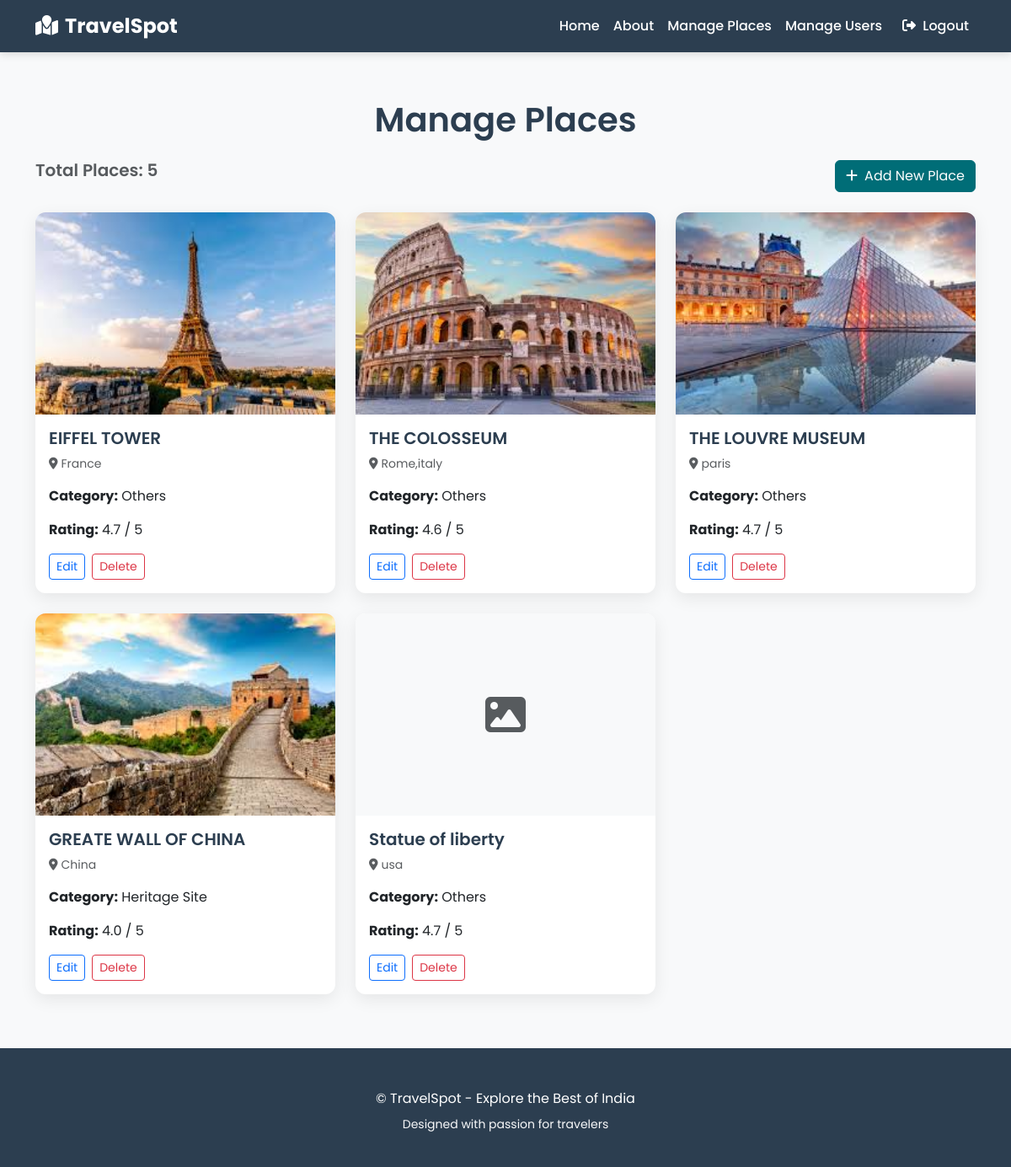
Page /admin-places/ (signed in) on the committed database.
### main_app/models.py (models this page shows, shortened)
class Places(models.Model):
    name = models.CharField(max_length=20,null=True,blank=True)
    location = models.CharField(max_length=50,null=True, blank=True)
    description = models.TextField(null=True,blank=True)
    image = models.ImageField(upload_to='tourist_places/', null=True, blank=True)
    category = models.CharField(max_length=100, choices=[
        ('hill', 'Hill Station'),
        ('beach', 'Beach'),
        ('heritage', 'Heritage Site'),
        ('adventure', 'Adventure Spot'),
        ('religious', 'Religious Place'),
        ('wildlife', 'Wildlife Sanctuary'),
        ('others', 'Others'),
    ])
    entry_fee = models.DecimalField(max_digits=6, decimal_places=2, null=True, blank=True)
    rating = models.FloatField(default=0.0)
    opening_time = models.TimeField(blank=True, null=True)
    closing_time = models.TimeField(blank=True, null=True)
    best_season = models.CharField(
        max_length=100,
        blank=True,
        null=True
    )
    created_at = models.DateTimeField(auto_now_add=True)

### main_app/views.py (the view)
# urls.py: path('admin-places/', views.admin_places, name='admin_places'),
@login_required
def admin_places(request):
    if request.user.role != "Admin":
        messages.error(request, "Access denied. Admin privileges required.")
        return redirect('user_places')
    places = Places.objects.all()
    return render(request, 'admin_places.html', {'places': places})

### main_app/templates/admin_places.html (shortened to what this page needs)
{% extends 'base.html' %}
{% block content %}
<h1 class="text-center mb-4">Manage Places</h1>
<div class="d-flex justify-content-between mb-4">
    <h5 class="text-muted">Total Places: {{ places.count }}</h5>
    <a href="{% url 'add_place' %}" class="btn btn-primary"><i class="fas fa-plus me-2"></i>Add New Place</a>
</div>
<div class="row g-4">
    {% for place in places %}
    <div class="col-md-4">
        <div class="card h-100">
            {% if place.image %}
            <img src="{{ place.image.url }}" class="card-img-top" alt="{{ place.name }}">
            {% else %}
            <div class="card-img-top bg-light d-flex align-items-center justify-content-center">
                <i class="fas fa-image fa-3x text-muted"></i>
            </div>
            {% endif %}
            <div class="card-body">
                <h5 class="card-title">{{ place.name }}</h5>
                <p class="text-muted small"><i class="fas fa-map-marker-alt me-1"></i>{{ place.location }}</p>
                <p><strong>Category:</strong> {{ place.get_category_display }}</p>
                <p><strong>Rating:</strong> {{ place.rating }} / 5</p>
                <div class="d-flex gap-2 mt-3">
                    <a href="{% url 'edit_place' place.id %}" class="btn btn-sm btn-outline-primary">Edit</a>
                    <a href="{% url 'delete_place' place.id %}" class="btn btn-sm btn-outline-danger" onclick="return confirm('Are you sure you want to delete this place?')">Delete</a>
                </div>
            </div>
        </div>
    </div>
    {% empty %}
    <div class="alert alert-info text-center">No places added yet. Add your first place!</div>
    {% endfor %}
</div>
{% endblock %}

### main_app/templates/base.html (shortened to what this page needs)
{% load static %}
<!DOCTYPE html>
<html lang="en">
<head>
    <link href="https://cdn.jsdelivr.net/npm/bootstrap@5.3.3/dist/css/bootstrap.min.css" rel="stylesheet">
    <link rel="stylesheet" href="https://cdnjs.cloudflare.com/ajax/libs/font-awesome/6.5.0/css/all.min.css">
    <link rel="stylesheet" href="{% static 'css/style.css' %}">
</head>
<body>
<nav class="navbar navbar-expand-lg navbar-dark fixed-top">
    <div class="container">
        <a class="navbar-brand" href="{% url 'index' %}"><i class="fas fa-map-location me-2"></i>TravelSpot</a>
        <div class="collapse navbar-collapse" id="navbarNav">
            <ul class="navbar-nav ms-auto align-items-center">
                <li class="nav-item"><a class="nav-link" href="{% url 'index' %}">Home</a></li>
                <li class="nav-item"><a class="nav-link" href="{% url 'about' %}">About</a></li>
                {% if user.is_authenticated %}
                    {% if user.role == "Admin" %}
                        <li class="nav-item"><a class="nav-link" href="{% url 'admin_places' %}">Manage Places</a></li>
                        <li class="nav-item"><a class="nav-link" href="{% url 'admin_users' %}">Manage Users</a></li>
                    {% else %}
                        <li class="nav-item"><a class="nav-link" href="{% url 'user_places' %}">Explore</a></li>
                    {% endif %}
                    <li class="nav-item">
                        <a class="nav-link btn btn-sm btn-outline-light ms-2" href="{% url 'logout' %}">
                            <i class="fas fa-sign-out-alt me-1"></i> Logout
                        </a>
                    </li>
                {% endif %}
            </ul>
        </div>
    </div>
</nav>
<div style="height: 70px;"></div>
<main class="container my-5">
    {% block content %}{% endblock %}
</main>
<footer class="text-center">
    <div class="container">
        <p class="mb-2">© {{ 'now'|date:'Y' }} TravelSpot - Explore the Best of India</p>
        <p class="text-light small">Designed with passion for travelers</p>
    </div>
</footer>
</body>
</html>

### main_app/static/css/style.css (style rules this page uses)
:root { --primary: #006d77; --secondary: #ff6b6b; --light: #f8f9fa; --dark: #2c3e50; --gray: #6c757d; }
body { font-family: 'Poppins', sans-serif; background-color: var(--light); color: var(--dark); }
.navbar { background-color: var(--dark); box-shadow: 0 2px 10px rgba(0,0,0,0.15); }
.navbar-brand { font-weight: 700; font-size: 1.5rem; color: white !important; }
.nav-link { color: white !important; font-weight: 500; transition: all 0.3s; }
.btn-primary { background-color: var(--primary); border-color: var(--primary); transition: all 0.3s; }
.card { border: none; border-radius: 12px; overflow: hidden; box-shadow: 0 6px 20px rgba(0,0,0,0.08); transition: transform 0.3s, box-shadow 0.3s; }
.card-img-top { height: 240px; object-fit: cover; }
.card-title { font-weight: 600; color: var(--dark); }
footer { background-color: var(--dark); color: white; padding: 3rem 0 1.5rem; margin-top: 4rem; }
h1, h2, h3, h4, h5, h6 { font-weight: 600; color: var(--dark); }

### rows in the picture
Places: image (picture), name "EIFFEL TOWER", location "France", category "Others", rating "4.7"
Places: image (picture), name "THE COLOSSEUM", location "Rome,italy", category "Others", rating "4.6"
Places: image (picture), name "THE LOUVRE MUSEUM", location "paris", category "Others", rating "4.7"
Places: image (picture), name "GREATE WALL OF CHINA", location "China", category "Heritage Site", rating "4.0"
Places: name "Statue of liberty", location "usa", category "Others", rating "4.7"

### other values in the picture
{{ places.count }} "5"
